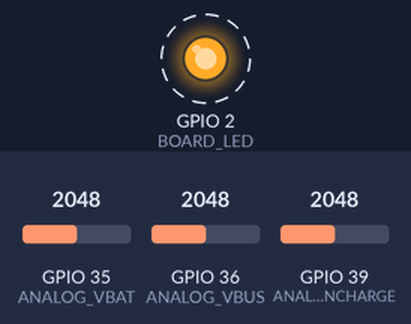
A sketch run on a simulated ESP32. On the bench: output pins drawn as LEDs (lit = HIGH). Dashed ring = blinking. The test bench sets the inputs (shaded band); at power-on: GPIO 35 (ANALOG_VBAT) = 2048, GPIO 36 (ANALOG_VBUS) = 2048, GPIO 39 (ANALOG_INCHARGE) = 2048. What the sketch prints to the serial monitor is not drawn.

Above: at 0.5 s.
Timing chart, 0 to 4.6 s (numbered marks = the images above):
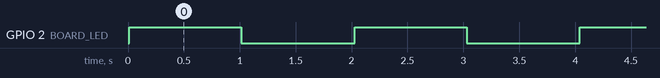

The sketch:

Sensei32-Blink.ino
```cpp
// (licence header left out)
/*******************************************************************************************
 *
 * Dependencies
 *
 *******************************************************************************************/

/*******************************************************************************************
 *
 * Private Definitions
 *
 *******************************************************************************************/

// Define to ignore the battery voltage - DEBUG ONLY
//#define FAKE_BATTERY

// Define the amount delay between LED ON and OFF time [ms]
#define DELAY_ms  1000

/*******************************************************************************************
 *
 * Global Variables
 *
 *******************************************************************************************/

/*******************************************************************************************
 *
 * Private Variables
 *
 *******************************************************************************************/

// Sensei32 Board Led
static const uint8_t BOARD_LED        = 2;

// Sensei32 Analog Input for Li-Ion Battery Voltage
static const uint8_t ANALOG_VBAT      = 35;

// Sensei32 Analog Input for VBUS and InCharge Status Read
static const uint8_t ANALOG_VBUS      = 36;
static const uint8_t ANALOG_INCHARGE  = 39;

// Sensei32 battery voltage and battery safety margin
float BATT_voltage;
float BATT_MinimumVoltage               = 2.90;

// Miscellanea and strings/variable to present time and date
bool  VBUS_Status = false, InCharge_Status = false;

/*******************************************************************************************
 *
 * RTC Stored Variables (retained in deep-sleep)
 *
 *******************************************************************************************/

/*******************************************************************************************
 *
 * Arduino Setup
 *
 ******************************************************************************************/

/**
  * @brief	Arduino Environment Setup Callback
  *
  * @param  None
  * @retval None
  */
void setup() {

  // Slowdown the cpu
  setCpuFrequencyMhz(80); //Set CPU clock to 80MHz to low the power consumption
  getCpuFrequencyMhz();   //Get CPU clock

  // Setup stuff
  Serial.begin(115200);
  while(!Serial);

  // Init BOARD LED
  pinMode(BOARD_LED, OUTPUT);

}

/*******************************************************************************************
 *
 * Arduino Loop
 *
 ******************************************************************************************/

/**
  * @brief	Arduino Environment Loop Callback
  *
  * @param  None
  * @retval None
  */
void loop() {

  // New Line, pretty serial output
  Serial.println("");

  // Read battery voltage
  ReadBatteryOCV();
  // Read Sensei32 status
  ReadVBUS();
  ReadInCharge();

  // Execute only if there is enaugh voltage (this should preserve battery if not used for long time)
  // > Exception, if USB VBUS is detected, execute even if the battery is under UVLO.
  if( (BATT_voltage > BATT_MinimumVoltage) | (VBUS_Status == true) ){

    // Blink LED, ON state
    digitalWrite(BOARD_LED, HIGH);
    Serial.println("[" + String(millis()) + "] LED ON");
    delay(DELAY_ms);

    // Blink LED, OFF state
    digitalWrite(BOARD_LED, LOW);
    Serial.println("[" + String(millis()) + "] LED OFF");
    delay(DELAY_ms);

  } else {

    // Must go to deepsleep without a timeout to preserve battery
    // > When USB is plugged back in, execution will be resumed
    esp_sleep_enable_ext0_wakeup(GPIO_NUM_36,1); //1 = High, Hardware pull-down on VBUS
    esp_deep_sleep_start();

  }

}

/*******************************************************************************************
 *
 * Private Functions
 *
 *******************************************************************************************/

/**
  * @brief	Function to get the Li-Ion battery voltage
  *
  * @param  None
  * @retval None
  */
void ReadBatteryOCV() {
  #ifdef FAKE_BATTERY
    BATT_voltage = 3.6f;
  #else
    // Battery should be read as first thing (so it will be similar to OCV value...)
    BATT_voltage = analogRead(ANALOG_VBAT) / 4096.0 * 6.77395927613 * 0.8843421307;  //(1/0.48715970461) * 3.3 - R1= 470K, R2=(680K//1.3M_leak)
                                                                                     //fine_tuning offset was added: 0.8843421307
  #endif
  Serial.println("[Sensei32 - Core] BATT Voltage = " + String(BATT_voltage));
}

/**
  * @brief	Function to get USB BUS Voltage
  *
  * @param  None
  * @retval None
  */
void ReadVBUS() {
  float VBUS_voltage = analogRead(ANALOG_VBUS) / 4096.0 * 3.3 * 2.076923077;  // R1 = 100K, R2 = (100K//1.3M_leak)
  Serial.println("[Sensei32 - Core] VBUS Voltage = " + String(VBUS_voltage));
  // On Sensei32 VBUS is read with a 1/2 divider from USB VBUS
  // Digital status is computed by evaluating the pin voltage
  if( VBUS_voltage >= 3.3 ){
    VBUS_Status = true;
  } else {
    VBUS_Status = false;
  }
  Serial.println("[Sensei32 - Core] VBUS State Digital State = " + String(VBUS_Status) );
}

/**
  * @brief	Function to get the charge status of the Li-Ion Battery
  *
  * @param  None
  * @retval None
  */
void ReadInCharge() {
  float InCharge_voltage = analogRead(ANALOG_INCHARGE) / 4096.0 * 3.3 * 2.098461538;  // R1 = 102K, R2 = (100K//1.3M_leak)
  Serial.println("[Sensei32 - Core] InCharge Voltage = " + String(InCharge_voltage));
  // On Sensei32 InCharge_Status is read with a 1/2 divider from LiIon Charge Pin
  // Digital status is computed by evaluating the pin voltage, with inverted logic
  if( InCharge_voltage >= 3.3 ){
    InCharge_Status = false;
  } else {
    InCharge_Status = true;
  }
  Serial.println("[Sensei32 - Core] InCharge Digital State = " + String(InCharge_Status) );
}
```

Measured:
- by itself, GPIO 2 (BOARD_LED): alternates HIGH for 1.0 s and LOW for 1.0 s
